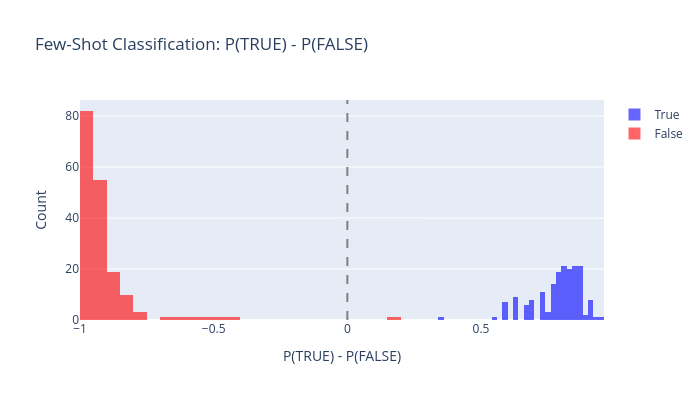

Notebook source saved alongside this figure:
### Code cell
def few_shot_evaluate(
    statements: list[str],
    model: AutoModelForCausalLM,
    tokenizer: AutoTokenizer,
    few_shot_prompt: str,
    true_id: int,
    false_id: int,
    batch_size: int = 32,
) -> Float[Tensor, " n"]:
    """
    Evaluate P(TRUE) - P(FALSE) for each statement using few-shot classification.

    Args:
        statements: List of statements to classify.
        model: Language model.
        tokenizer: Tokenizer.
        few_shot_prompt: The few-shot prefix prompt.
        true_id: Token ID for " TRUE".
        false_id: Token ID for " FALSE".
        batch_size: Batch size.

    Returns:
        Tensor of P(TRUE) - P(FALSE) for each statement.
    """
    out = t.zeros(len(statements))

    for i in range(0, len(statements), batch_size):
        batch = statements[i : i + batch_size]
        # batch = [statement + " This statement is:" for statement in batch]
        batch = [few_shot_prompt + statement + " This statement is:" for statement in batch]
        
        inputs = tokenizer(batch, return_tensors="pt", padding=True, truncation=True, max_length=512).to(model.device)

        with t.no_grad():
            logits = model(**inputs, output_hidden_states=True).logits # [batch, seq_len, d_model]

        last_token_idx = inputs["attention_mask"].sum(dim=1) - 1  # [batch]
        batch_indices = t.arange(logits.shape[0], device=logits.device)
        
        probs = logits.softmax(-1)
        p_true, p_false = probs[batch_indices, last_token_idx, true_id], probs[batch_indices, last_token_idx, false_id]
        p_diff = p_true - p_false
    
        out[i : i + batch_size] = p_diff

    return out


# Load sp_en_trans for evaluation (exclude statements used in the few-shot prompt)
sp_df = datasets["sp_en_trans"]
sp_statements = sp_df["statement"].tolist()
sp_labels = t.tensor(sp_df["label"].values, dtype=t.float32)

# Filter out statements that appear in the few-shot prompt
sp_eval_mask = [s not in FEW_SHOT_PROMPT for s in sp_statements]
sp_eval_stmts = [s for s, m in zip(sp_statements, sp_eval_mask) if m]
sp_eval_labels = sp_labels[t.tensor(sp_eval_mask)]

p_diffs = few_shot_evaluate(sp_eval_stmts, model, tokenizer, FEW_SHOT_PROMPT, TRUE_ID, FALSE_ID)

# Compute accuracy
preds = (p_diffs > 0).float()
acc = (preds == sp_eval_labels).float().mean().item()
# assert acc > 0.9, f"Few-shot accuracy too low: {acc:.3f} (expected > 0.9)"
true_mean = p_diffs[sp_eval_labels == 1].mean().item()
false_mean = p_diffs[sp_eval_labels == 0].mean().item()

print(f"Few-shot classification accuracy: {acc:.3f}")
print(f"Mean P(TRUE)-P(FALSE) for true statements:  {true_mean:.4f}")
print(f"Mean P(TRUE)-P(FALSE) for false statements: {false_mean:.4f}")

# Histogram
fig = go.Figure()
fig.add_trace(
    go.Histogram(x=p_diffs[sp_eval_labels == 1].numpy(), name="True", marker_color="blue", opacity=0.6, nbinsx=30)
)
fig.add_trace(
    go.Histogram(x=p_diffs[sp_eval_labels == 0].numpy(), name="False", marker_color="red", opacity=0.6, nbinsx=30)
)
fig.add_vline(x=0, line_dash="dash", line_color="gray")
fig.update_layout(
    title="Few-Shot Classification: P(TRUE) - P(FALSE)",
    xaxis_title="P(TRUE) - P(FALSE)",
    yaxis_title="Count",
    barmode="overlay",
    height=400,
    width=700,
)
fig.show()

### Figure 1 — Plotly figure (JSON) as saved in the notebook; plotly's stock layout.template omitted (floating-point values rounded to 4 significant figures; data arrays with more than 128 entries replaced by an {"elided": "..."} marker saying what was removed)
{"data": [{"marker": {"color": "blue"}, "name": "True", "nbinsx": 30, "opacity": 0.6, "type": "histogram", "x": {"elided": "174 float values"}}, {"marker": {"color": "red"}, "name": "False", "nbinsx": 30, "opacity": 0.6, "type": "histogram", "x": {"elided": "176 float values"}}], "layout": {"barmode": "overlay", "height": 400, "shapes": [{"line": {"color": "gray", "dash": "dash"}, "type": "line", "x0": 0, "x1": 0, "xref": "x", "y0": 0, "y1": 1, "yref": "y domain"}], "title": {"text": "Few-Shot Classification: P(TRUE) - P(FALSE)"}, "width": 700, "xaxis": {"title": {"text": "P(TRUE) - P(FALSE)"}}, "yaxis": {"title": {"text": "Count"}}}}
